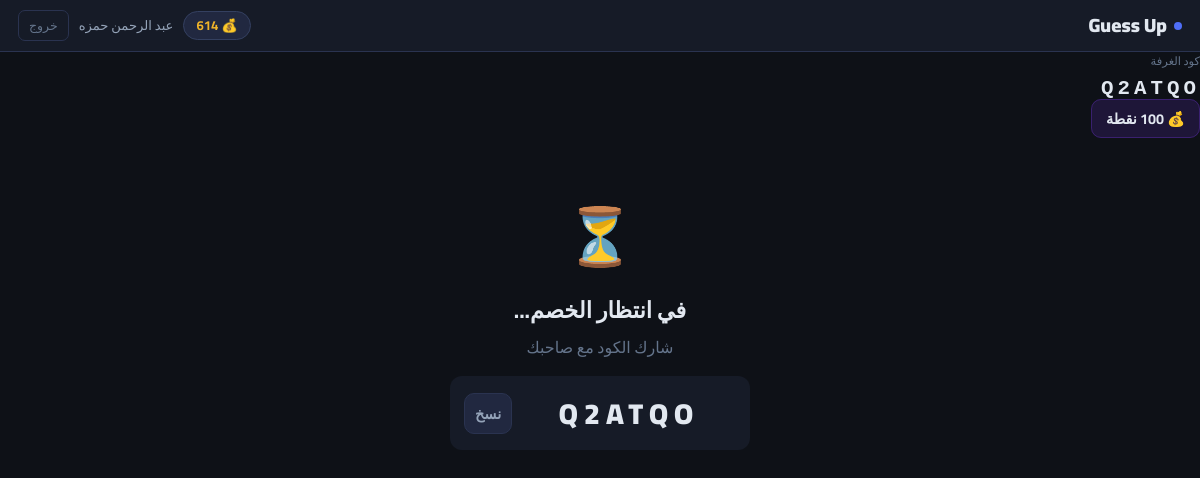
/room/Q2ATQO (signed in), run on the app's committed database.
### models.py (models this page shows, shortened)
class Player(db.Model):
    __tablename__     = 'players'
    id                = db.Column(db.Integer, primary_key=True)
    player_name       = db.Column(db.String(50), unique=True, nullable=False)
    password_hash     = db.Column(db.String(256), nullable=False)
    points            = db.Column(db.Integer, default=100)
    xp                = db.Column(db.Integer, default=0)       # م12: XP
    win_streak        = db.Column(db.Integer, default=0)       # م4: Streak
    best_streak       = db.Column(db.Integer, default=0)       # م4: أحسن streak
    last_daily_reward = db.Column(db.DateTime, nullable=True)  # م2: Daily Reward
    avatar            = db.Column(db.String(200), nullable=True)
    created_at        = db.Column(db.DateTime, default=datetime.utcnow)

class Room(db.Model):
    __tablename__    = 'rooms'
    id               = db.Column(db.Integer, primary_key=True)
    room_code        = db.Column(db.String(10), unique=True, nullable=False)
    bet_points       = db.Column(db.Integer, default=100)
    player1_id       = db.Column(db.Integer, db.ForeignKey('players.id'), nullable=True)
    player2_id       = db.Column(db.Integer, db.ForeignKey('players.id'), nullable=True)
    winner_id        = db.Column(db.Integer, db.ForeignKey('players.id'), nullable=True)
    is_bankrupt_mode = db.Column(db.Boolean, default=False)
    is_bot_game      = db.Column(db.Boolean, default=False)
    is_public        = db.Column(db.Boolean, default=False)
    status           = db.Column(db.String(20), default='waiting')
    random_event     = db.Column(db.String(50), nullable=True)  # م6: Random Event
    created_at       = db.Column(db.DateTime, default=datetime.utcnow)
    player1 = db.relationship('Player', foreign_keys=[player1_id])
    player2 = db.relationship('Player', foreign_keys=[player2_id])
    winner  = db.relationship('Player', foreign_keys=[winner_id])

### app.py (the view)
@app.route('/room/<room_code>')
def game_room(room_code):
    if not is_logged_in(session): return redirect(url_for('index'))
    room   = get_room(room_code)
    if not room: return redirect(url_for('lobby'))
    player = get_player_by_id(session['player_id'])
    if not player: return redirect(url_for('index'))
    event_info = EVENTS_MAP.get(room.random_event, {})
    return render_template('room.html', room=room, player=player,
                           event_info=event_info)

### app.py (called while the page is built)
@app.context_processor
def inject_player():
    def get_player():
        pid=session.get('player_id')
        return Player.query.filter_by(id=pid).first() if pid else None
    return dict(get_player=get_player)

### auth.py (called while the page is built)
def get_player_by_id(player_id):
    return Player.query.filter_by(id=player_id).first()

def is_logged_in(session):
    return 'player_id' in session

### rooms.py (called while the page is built)
def get_room(room_code):
    return Room.query.filter_by(room_code=room_code).first()

### templates/room.html (shortened to what this page needs)
{% extends 'base.html' %}
{% block content %}
<div class="room-header">
    <div>
        <div style="color:var(--muted);font-size:.72rem;margin-bottom:2px">كود الغرفة</div>
        <div class="room-code-display" onclick="copyCode()">{{ room.room_code }}</div>
    </div>
    <div>
        {% if room.is_bot_game %}
            <span class="bet-info">🤖 ضد البوت</span>
        {% else %}
            <span class="bet-info">💰 {{ room.bet_points }} نقطة</span>
        {% endif %}
    </div>
</div>
<div class="game-area">
    <div id="waitingState" class="waiting-state {% if room.is_bot_game %}hidden{% endif %}">
        <div class="big-icon">⏳</div>
        <h2>في انتظار الخصم...</h2>
        <p style="color:var(--muted)">شارك الكود مع صاحبك</p>
        <div class="share-code-box">
            <span>{{ room.room_code }}</span>
            <button onclick="copyCode()" class="btn btn-ghost" style="padding:6px 10px">نسخ</button>
        </div>
    </div>
</div>
{% endblock %}

### templates/base.html (shortened to what this page needs)
<!DOCTYPE html>
<html lang="ar" dir="rtl">
<head>
</head>
<body>
{% if session.player_id %}
<nav>
    <a href="/lobby" class="nav-logo">
        <span class="dot"></span>
        Guess Up
    </a>
    <div class="nav-right">
        {% set me = get_player() %}
        {% if me %}
        <span class="pts-chip">💰 {{ me.points }}</span>
        <a href="/player/{{ session.player_id }}" class="nav-name">{{ session.player_name }}</a>
        {% endif %}
        <form action="/logout" method="get" style="display:inline">
            <button class="btn-logout">خروج</button>
        </form>
    </div>
</nav>
{% endif %}
{% block content %}{% endblock %}
</body>
</html>

### data on the page
Player: points "614", player_name "عبد الرحمن حمزه"
Room: room_code "Q2ATQO"
